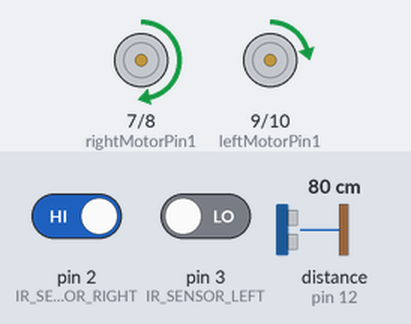
A sketch run on a simulated Arduino Uno, built with avr-gcc and run on an emulated ATmega328P. Shown: motor-driver pin pairs drawn as motors (green arrow = first pin HIGH = forward, orange = second pin HIGH = backward, longer = more drive, scaled by the enable pin). The inputs (shaded band) are chosen by the test bench; at power-on: pin 2 (IR_SENSOR_RIGHT) HIGH, distance to the obstacle (sensor on pin 12) 80 cm, pin 3 (IR_SENSOR_LEFT) LOW. The echo pulse lasts 58.3 µs per cm.

Above: at 1.2 s.
1.3 s: pin 2 (IR_SENSOR_RIGHT) driven LOW
At 2.5 s:
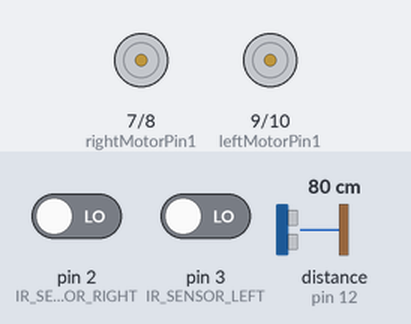
2.8 s: distance to the obstacle (sensor on pin 12) set to 32 cm
4.3 s: distance to the obstacle (sensor on pin 12) set to 27 cm
At 4.9 s:
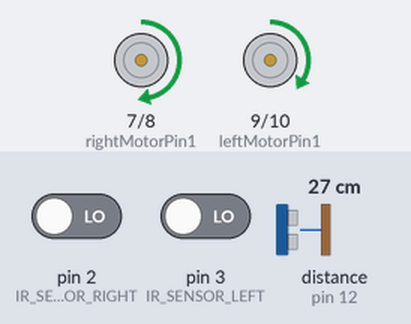
5.8 s: pin 3 (IR_SENSOR_LEFT) driven HIGH
At 7.0 s:
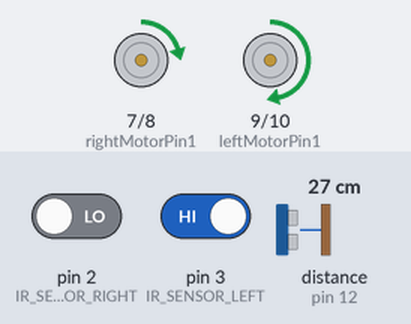
7.3 s: pin 3 (IR_SENSOR_LEFT) driven LOW
At 8.3 s:
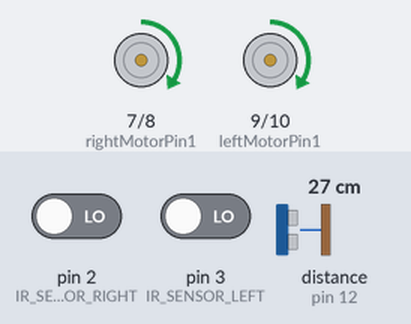
8.8 s: pin 2 (IR_SENSOR_RIGHT) driven HIGH
At 9.4 s:
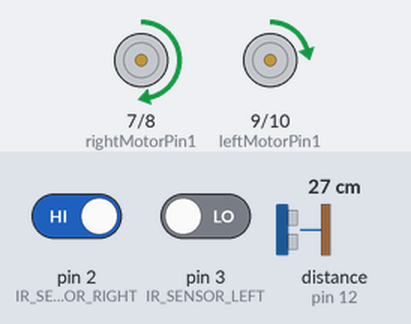
Timing chart, 0 to 11.3 s (numbered marks = the images above; inputs shaded):
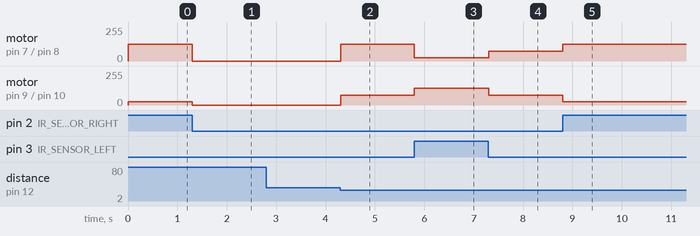

Measured:
- the behaviour switches between 31 and 30 cm on distance to the obstacle (sensor on pin 12) (found by bisection; images 1 and 2)
- after the input at 1.3 s, motor on pin 7 (rightMotorPin1) / pin 8 (rightMotorPin2): forward 125/255 → stopped at once; motor on pin 9 (leftMotorPin1) / pin 10 (leftMotorPin2): forward 25/255 → stopped at once
- after the input at 2.8 s, every drawn part: stays the same
- after the input at 4.3 s, motor on pin 7 (rightMotorPin1) / pin 8 (rightMotorPin2): stopped → forward 125/255 at once; motor on pin 9 (leftMotorPin1) / pin 10 (leftMotorPin2): stopped → forward 75/255 at once
- after the input at 5.8 s, motor on pin 7 (rightMotorPin1) / pin 8 (rightMotorPin2): forward 125/255 → forward 25/255 at once; motor on pin 9 (leftMotorPin1) / pin 10 (leftMotorPin2): forward 75/255 → forward 125/255 at once
- after the input at 7.3 s, motor on pin 7 (rightMotorPin1) / pin 8 (rightMotorPin2): forward 25/255 → forward 75/255 at once; motor on pin 9 (leftMotorPin1) / pin 10 (leftMotorPin2): forward 125/255 → forward 75/255 at once
- after the input at 8.8 s, motor on pin 7 (rightMotorPin1) / pin 8 (rightMotorPin2): forward 75/255 → forward 125/255 at once; motor on pin 9 (leftMotorPin1) / pin 10 (leftMotorPin2): forward 75/255 → forward 25/255 at once

The sketch:

HumanFollowingRobot.ino
```cpp
#include <NewPing.h>

#define ULTRASONIC_SENSOR_TRIG 11
#define ULTRASONIC_SENSOR_ECHO 12

#define MAX_FORWARD_MOTOR_SPEED 75
#define MAX_MOTOR_TURN_SPEED_ADJUSTMENT 50

#define MIN_DISTANCE 10
#define MAX_DISTANCE 30

#define IR_SENSOR_RIGHT 2
#define IR_SENSOR_LEFT 3

//Right motor
int enableRightMotor=5;
int rightMotorPin1=7;
int rightMotorPin2=8;

//Left motor
int enableLeftMotor=6;
int leftMotorPin1=9;
int leftMotorPin2=10;

NewPing mySensor(ULTRASONIC_SENSOR_TRIG, ULTRASONIC_SENSOR_ECHO, 400);

void setup()
{
  // put your setup code here, to run once:
  pinMode(enableRightMotor, OUTPUT);
  pinMode(rightMotorPin1, OUTPUT);
  pinMode(rightMotorPin2, OUTPUT);

  pinMode(enableLeftMotor, OUTPUT);
  pinMode(leftMotorPin1, OUTPUT);
  pinMode(leftMotorPin2, OUTPUT);

  pinMode(IR_SENSOR_RIGHT, INPUT);
  pinMode(IR_SENSOR_LEFT, INPUT);
  rotateMotor(0,0);
}


void loop()
{
  int distance = mySensor.ping_cm();
  int rightIRSensorValue = digitalRead(IR_SENSOR_RIGHT);
  int leftIRSensorValue = digitalRead(IR_SENSOR_LEFT);


  if (rightIRSensorValue == LOW && leftIRSensorValue == HIGH )
  {
      rotateMotor(MAX_FORWARD_MOTOR_SPEED - MAX_MOTOR_TURN_SPEED_ADJUSTMENT, MAX_FORWARD_MOTOR_SPEED + MAX_MOTOR_TURN_SPEED_ADJUSTMENT );
  }

  else if (rightIRSensorValue == HIGH && leftIRSensorValue == LOW )
  {
      rotateMotor(MAX_FORWARD_MOTOR_SPEED + MAX_MOTOR_TURN_SPEED_ADJUSTMENT, MAX_FORWARD_MOTOR_SPEED - MAX_MOTOR_TURN_SPEED_ADJUSTMENT);
  }

  else if (distance >= MIN_DISTANCE && distance <= MAX_DISTANCE)
  {
    rotateMotor(MAX_FORWARD_MOTOR_SPEED, MAX_FORWARD_MOTOR_SPEED);
  }

  else
  {
    rotateMotor(0, 0);
  }
}


void rotateMotor(int rightMotorSpeed, int leftMotorSpeed)
{
  if (rightMotorSpeed < 0)
  {
    digitalWrite(rightMotorPin1,LOW);
    digitalWrite(rightMotorPin2,HIGH);
  }
  else if (rightMotorSpeed > 0)
  {
    digitalWrite(rightMotorPin1,HIGH);
    digitalWrite(rightMotorPin2,LOW);
  }
  else
  {
    digitalWrite(rightMotorPin1,LOW);
    digitalWrite(rightMotorPin2,LOW);
  }

  if (leftMotorSpeed < 0)
  {
    digitalWrite(leftMotorPin1,LOW);
    digitalWrite(leftMotorPin2,HIGH);
  }
  else if (leftMotorSpeed > 0)
  {
    digitalWrite(leftMotorPin1,HIGH);
    digitalWrite(leftMotorPin2,LOW);
  }
  else
  {
    digitalWrite(leftMotorPin1,LOW);
    digitalWrite(leftMotorPin2,LOW);
  }
  analogWrite(enableRightMotor, abs(rightMotorSpeed));
  analogWrite(enableLeftMotor, abs(leftMotorSpeed));
}
```
